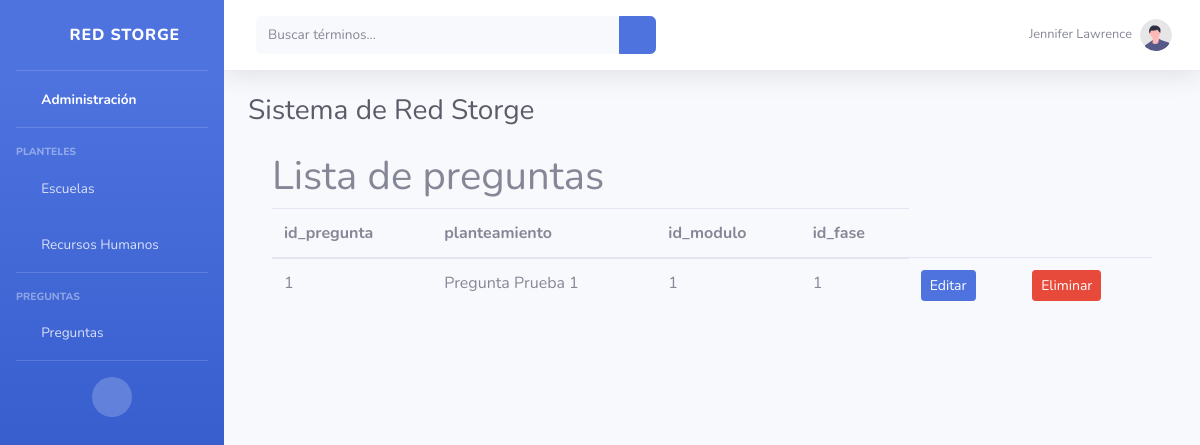
The page /preguntas/lista_preguntas (signed in) on the database its author committed.
### Preguntas/models.py (models this page shows, shortened)
class Pregunta(models.Model):
    id_pregunta = models.IntegerField(primary_key=True)
    planteamiento = models.CharField(max_length=200)
    modulo = models.IntegerField(choices=MODULO)
    fase = models.IntegerField(choices=FASE,null=True)

### Preguntas/views.py (the view)
# urls.py: path('lista_preguntas', views.lista_preguntas, name='lista_preguntas'),
@login_required(login_url='login')
def lista_preguntas(request):
    context={
        "preguntas":Pregunta.objects.all()
    }
    return render(request, "lista_preguntas.html", context)
    login_url ='login'

### Preguntas/templates/lista_preguntas.html (shortened to what this page needs)
{% extends 'base.html' %}
{% block contenido %}
    <h1>Lista de preguntas</h1>
    <table class="table">
        <thead>
            <tr>
                <th>id_pregunta</th>
                <th>planteamiento</th>
                <th>id_modulo</th>
                <th>id_fase</th>
            </tr>
        </thead>
        <tbody>
            {% for pregunta in preguntas %}
                <tr>
                    <td>{{pregunta.id_pregunta}}</td>
                    <td>{{pregunta.planteamiento}}</td>
                    <td>{{pregunta.modulo}}</td>
                    <td>{{pregunta.fase}}</td>
                    <td><a class="btn btn-sm btn-primary"
                            href="{% url 'editar_pregunta' pregunta.id_pregunta %}">
                            Editar
                        </a></td>
                    <td><a class="btn btn-sm btn-danger"
                            href="{% url 'eliminar_pregunta' pregunta.id_pregunta %}">
                            Eliminar
                    </a></td>
                </tr>
            {% endfor %}
        </tbody>
    </table>
{% endblock contenido %}

### rows shown on the page
Pregunta: id_pregunta "1", planteamiento "Pregunta Prueba 1", modulo "1", fase "1"
